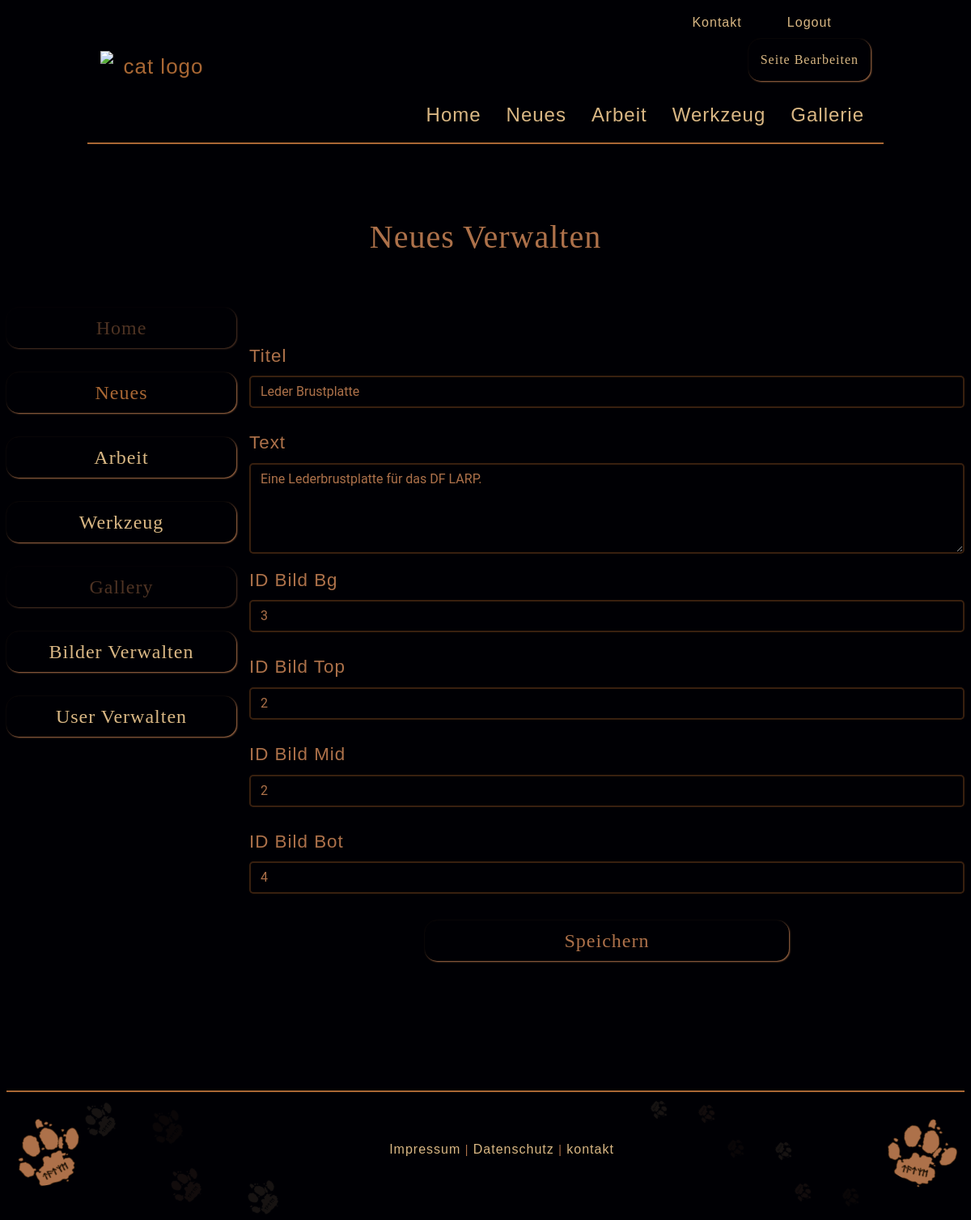
The page /index.php?p=admin&module=news&action=edit&id=1 (signed in) on the database its author committed.
### tables this page shows
CREATE TABLE `news` (
  `id` int(11) NOT NULL,
  `title` varchar(50) NOT NULL,
  `text` varchar(250) NOT NULL,
  `bg_image` int(150) NOT NULL,
  `top_image` int(150) NOT NULL,
  `mid_image` int(150) NOT NULL,
  `bot_image` int(150) NOT NULL
);

### web/index.php (called while the page is built, shortened)
<?php
require 'templates/layout.php';

### web/models/news.php (called while the page is built, shortened)
<?php
function getItemById($id)
{
    global $db_connection;
    try {
        $stmt = $db_connection->prepare("SELECT * FROM news WHERE id = ?");
        $stmt->bind_param("i", $_id);
        $stmt->execute();
        $result = $stmt->get_result();
        return $result->fetch_assoc();
    } catch (Exception $e) {
        return false;
    }
}

### web/controllers/admin/news.php (called while the page is built, shortened)
<?php
$available_actions = [
    'list',
    'new',
    'create',
    'edit',
    'update',
    'delete'
];
if (isset($_REQUEST['action']) && in_array($_REQUEST['action'], $available_actions)) {
    $action = $_REQUEST['action'];
} else {
}
if (isset($action)){
    switch ($action) {
        case 'edit':
            $pageElement = showUpdateForm($_REQUEST['id']);
            break;
    }
}
function showUpdateForm($id, $errors = [], $values = [])
{
    include('models/news.php');
    $item = getItemById($id);
    return [
        'page' => 'templates/admin/forms/news.php',
        'action' => 'index.php?p=admin&module=news&action=update',
        'values' => $values != [] ? $values : $item,
        'errors' => $errors
    ];
}

### web/templates/admin/forms/news.php (the view, shortened to what this page needs)
<form action="<?php print $pageElement['action'] ?>" method="POST">
    <div class="row">
        <div class="col col-form-label">
            <label class="font_wind" for="title">Titel</label>
            <input
                name="title"
                id="title"
                class="font_not_wind form-control <?php if(array_key_exists('title', $pageElement['errors'])){ ?> has_error <?php } ?>"
                type="text"
                maxlength="30"
                placeholder="Titel"
                value="<?php print $pageElement['values']['title'] ?? '' ?>">
        </div>
    </div>
    <div class="row">
        <div class="col col-form-label">
            <label class="font_wind" for="text">Text</label>
            <textarea
                    class="font_not_wind form-control  <?php if(array_key_exists('text', $pageElement['errors'])){ ?> has_error <?php } ?>"
                    id="text"
                    rows="4"
                    cols="50"
                    type="text"
                    maxlength="500"
                    name="text"
                    placeholder="Text"><?php print $pageElement['values']['text'] ?? '' ?></textarea>
        </div>
    </div>
    <div class="row">
        <div class="col col-form-label">
            <label class="font_wind" for="idbg">ID Bild Bg</label>
            <input
                name="bg_image"
                id="idbg"
                class="font_not_wind form-control <?php if(array_key_exists('bg_image', $pageElement['errors'])){ ?> has_error <?php } ?>"
                type="number"
                maxlength="150"
                placeholder="Zahl"
                value="<?php print $pageElement['values']['bg_image'] ?? '' ?>">
        </div>
    </div>
    <div class="row">
        <div class="col col-form-label">
            <label class="font_wind" for="idtop">ID Bild Top</label>
            <input
                name="top_image"
                id="idtop"
                class="font_not_wind form-control <?php if(array_key_exists('top_image', $pageElement['errors'])){ ?> has_error <?php } ?>"
                type="number"
                maxlength="150"
                placeholder="Zahl"
                value="<?php print $pageElement['values']['top_image'] ?? '' ?>">
        </div>
    </div>
    <div class="row">
        <div class="col col-form-label">
            <label class="font_wind" for="idmid">ID Bild Mid</label>
            <input
                name="mid_image"
                id="idmid"
                class="font_not_wind form-control <?php if(array_key_exists('mid_image', $pageElement['errors'])){ ?> has_error <?php } ?>"
                type="number"
                maxlength="150"
                placeholder="Zahl"
                value="<?php print $pageElement['values']['mid_image'] ?? '' ?>">
        </div>
    </div>
    <div class="row">
        <div class="col col-form-label">
            <label class="font_wind" for="idbot">ID Bild Bot</label>
            <input
                name="bot_image"
                id="idbot"
                class="font_not_wind form-control <?php if(array_key_exists('bot_image', $pageElement['errors'])){ ?> has_error <?php } ?>"
                type="number"
                maxlength="150"
                placeholder="Zahl"
                value="<?php print $pageElement['values']['bot_image'] ?? '' ?>">
        </div>
    </div>
    <div class="row justify-content-center">
        <button class="btn_1 btn btn_send">Speichern</button>
    </div>
</form>

### rows shown on the page
news: title "Leder Brustplatte", text "Eine Lederbrustplatte für das DF LARP.", bg_image "3", top_image "2", mid_image "2", bot_image "4"

### other values the page prints
$titleBackend "Neues"
